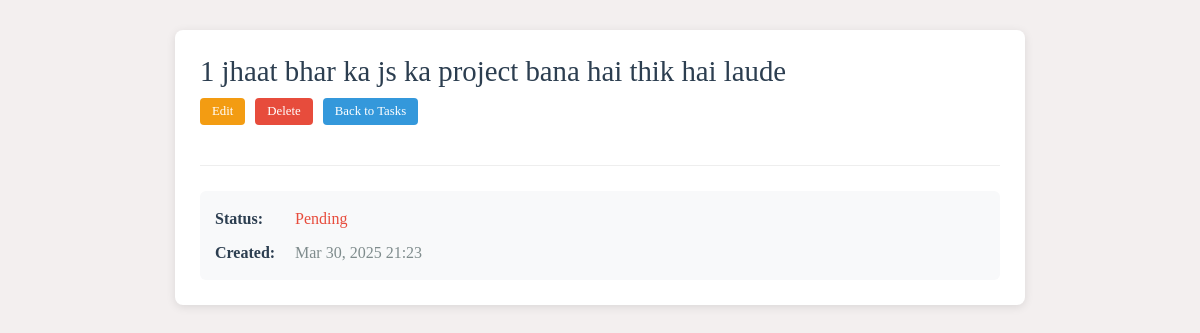
The app's page /task/12/ (signed in) with its own data.
### base/models.py (models this page shows, shortened)
class Task(models.Model):
    user = models.ForeignKey(
        User,on_delete=models.CASCADE,null=True,blank=True)
    title = models.CharField(max_length=200)
    description = models.TextField(null=True,blank=True)
    complete = models.BooleanField(default=False)
    created = models.DateTimeField(auto_now_add=True)
    class Meta:
        ordering = ['complete']

### base/views.py (the view)
# urls.py: path('task/<int:pk>/',TaskDetail.as_view(), name='task'),
class TaskDetail(LoginRequiredMixin,DetailView):
    model = Task
    context_object_name = 'task'

### base/templates/base/task_detail.html (shortened to what this page needs)
{% extends 'base/main.html' %}
{% load static %}
{% block style %}
    <link rel="stylesheet" href="{% static 'base/task_detail.css' %}">
{% endblock style %}
{% block content %}
<div class="task-detail-container">
    <div class="task-header">
        <h2 class="task-title">{{ task.title }}</h2>
        <div class="task-actions">
            <a href="{% url 'task-update' task.id %}" class="edit-btn">Edit</a>
            <a href="{% url 'task-delete' task.id %}" class="delete-btn">Delete</a>
            <a href="{% url 'tasks' %}" class="back-btn">Back to Tasks</a>
        </div>
    </div>
    <div class="task-content">
        <div class="task-meta">
            <div class="meta-item">
                <span class="meta-label">Status:</span>
                <span class="meta-value {% if task.complete %}complete{% else %}incomplete{% endif %}">
                    {% if task.complete %}Completed{% else %}Pending{% endif %}
                </span>
            </div>
            <div class="meta-item">
                <span class="meta-label">Created:</span>
                <span class="meta-value">{{ task.created|date:"M d, Y H:i" }}</span>
            </div>
        </div>
    </div>
</div>
{% endblock %}

### base/static/base/main.css (style rules this page uses)
body { background: #f3efef; }
.task-actions { display: flex; flex-wrap: wrap; gap: 15px; margin-bottom: 25px; }
.task-title { color: #2c3e50; font-weight: 500; }
.view-btn, .edit-btn, .delete-btn { padding: 6px 10px; border-radius: 4px; text-decoration: none; font-size: 0.8rem; transition: all 0.3s; }
.edit-btn { background-color: #f39c12; color: white; }
.delete-btn { background-color: #ee6253; color: white; }

### base/static/base/task_detail.css (style rules this page uses)
.task-detail-container { max-width: 800px; margin: 30px auto; padding: 25px; background: #fff; border-radius: 8px; box-shadow: 0 2px 10px rgba(0, 0, 0, 0.1); }
.task-header { display: flex; justify-content: space-between; align-items: center; flex-wrap: wrap; margin-bottom: 20px; padding-bottom: 15px; border-bottom: 1px solid #eee; }
.task-title { color: #2c3e50; margin: 0; font-size: 1.8rem; word-break: break-word; }
.task-actions { display: flex; gap: 10px; margin-top: 10px; }
.task-content { line-height: 1.6; }
.task-meta { background: #f8f9fa; padding: 15px; border-radius: 6px; }
.meta-item { display: flex; margin-bottom: 8px; }
.meta-item:last-child { margin-bottom: 0; }
.meta-label { font-weight: 600; color: #2c3e50; min-width: 80px; }
.meta-value { color: #7f8c8d; }
.meta-value.incomplete { color: #e74c3c; font-weight: 500; }
.edit-btn { padding: 6px 12px; background-color: #f39c12; color: white; border-radius: 4px; text-decoration: none; font-size: 0.8rem; }
.delete-btn { padding: 6px 12px; background-color: #e74c3c; color: white; border-radius: 4px; text-decoration: none; font-size: 0.8rem; }
.back-btn { padding: 6px 12px; background-color: #3498db; color: white; border-radius: 4px; text-decoration: none; font-size: 0.8rem; }

### records on screen
Task: title "1 jhaat bhar ka js ka project bana hai thik hai laude", created "Mar 30, 2025 21:23"
